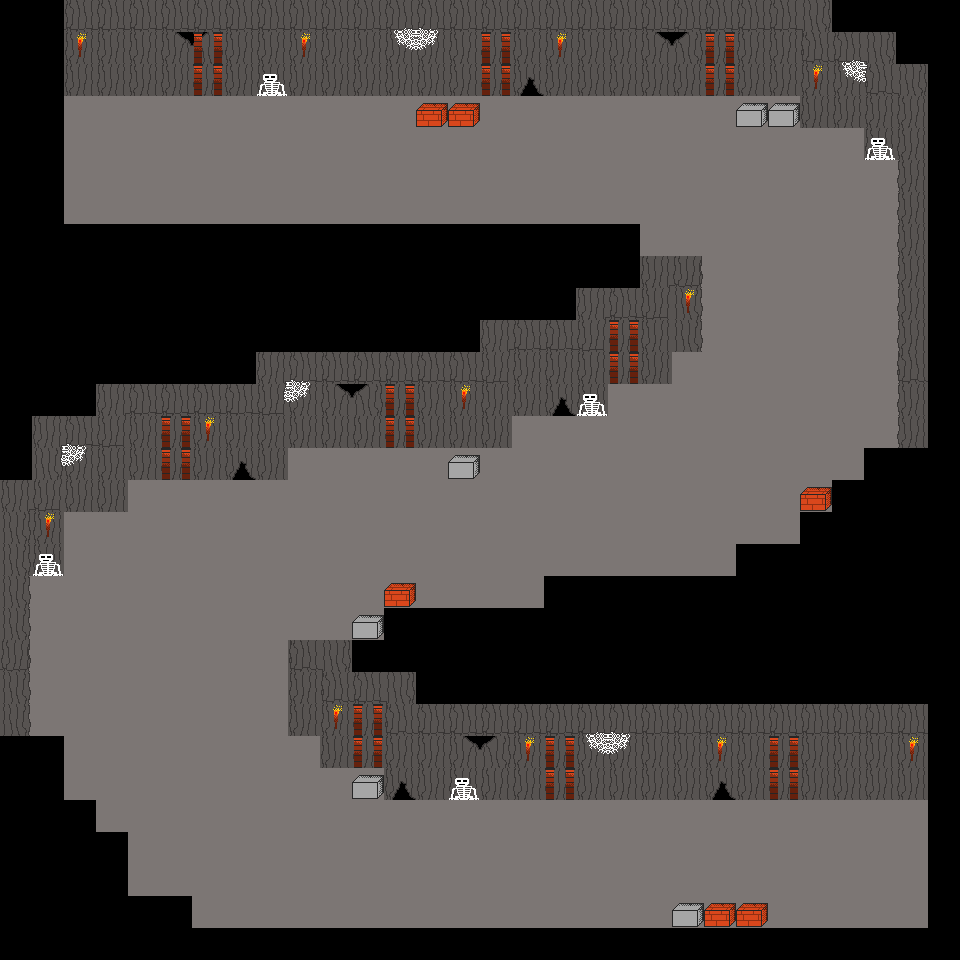

The image is a tile-based game level rendered from a .tmx file. Its description and source (layers, tilesets, objects; grid data summarised) follow:
An orthogonal 30x30 tile map with 32x32 px tiles, 4 tile layers (Ground, Objects, Walls, Wall Objects), 9 tilesets and 16 objects.

<map version="1.0" tiledversion="1.1.6" orientation="orthogonal" renderorder="right-down" width="30" height="30" tilewidth="32" tileheight="32" infinite="0" nextobjectid="34">
 <tileset firstgid="1" source="../Tilesets/tiles3.tsx" />
 <tileset firstgid="145" source="../Tilesets/webs.tsx" />
 <tileset firstgid="149" source="../Tilesets/cavestuff.tsx" />
 <tileset firstgid="173" source="../Tilesets/Campfire.tsx" />
 <tileset firstgid="198" source="../Tilesets/miscobjects.tsx" />
 <tileset firstgid="238" source="../Tilesets/furniture.tsx" />
 <tileset firstgid="274" source="../Tilesets/Stonework_gaps.tsx" />
 <tileset firstgid="304" source="../Tilesets/indoor_floors.tsx" />
 <tileset firstgid="319" source="../Tilesets/Stonework3.tsx" />
 <layer name="Ground" width="30" height="30">
  <data>[900 cells, 424 non-empty, 1 distinct tile ids]</data>
 </layer>
 <layer name="Objects" width="30" height="30">
  <properties>
   <property name="unity:sortingLayerName" value="WorldObjects" />
   <property name="unity:sortingOrder" type="int" value="0" />
  </properties>
  <data>[900 cells, 88 non-empty, 3 distinct tile ids]</data>
 </layer>
 <layer name="Walls" width="30" height="30">
  <data>[900 cells, 232 non-empty, 15 distinct tile ids]</data>
 </layer>
 <layer name="Wall Objects" width="30" height="30">
  <data>[900 cells, 66 non-empty, 12 distinct tile ids]</data>
 </layer>
 <objectgroup name="Boundaries">
  <object id="2" x="64" y="224" width="576" height="32" />
  <object id="3" x="32" y="64" width="32" height="192" />
  <object id="12" x="928" y="768" width="32" height="192" />
  <object id="21" x="352" y="640" width="64" height="32" />
  <object id="22" x="384" y="608" width="192" height="32" />
  <object id="23" x="544" y="576" width="224" height="32" />
  <object id="24" x="736" y="544" width="96" height="32" />
  <object id="25" x="800" y="512" width="64" height="32" />
  <object id="26" x="832" y="480" width="64" height="32" />
  <object id="27" x="864" y="448" width="64" height="32" />
  <object id="28" x="0" y="736" width="64" height="32" />
  <object id="29" x="32" y="768" width="32" height="64" />
  <object id="30" x="64" y="800" width="32" height="64" />
  <object id="31" x="96" y="832" width="32" height="96" />
  <object id="32" x="128" y="896" width="64" height="32" />
  <object id="33" x="160" y="928" width="768" height="32" />
 </objectgroup>
</map>
